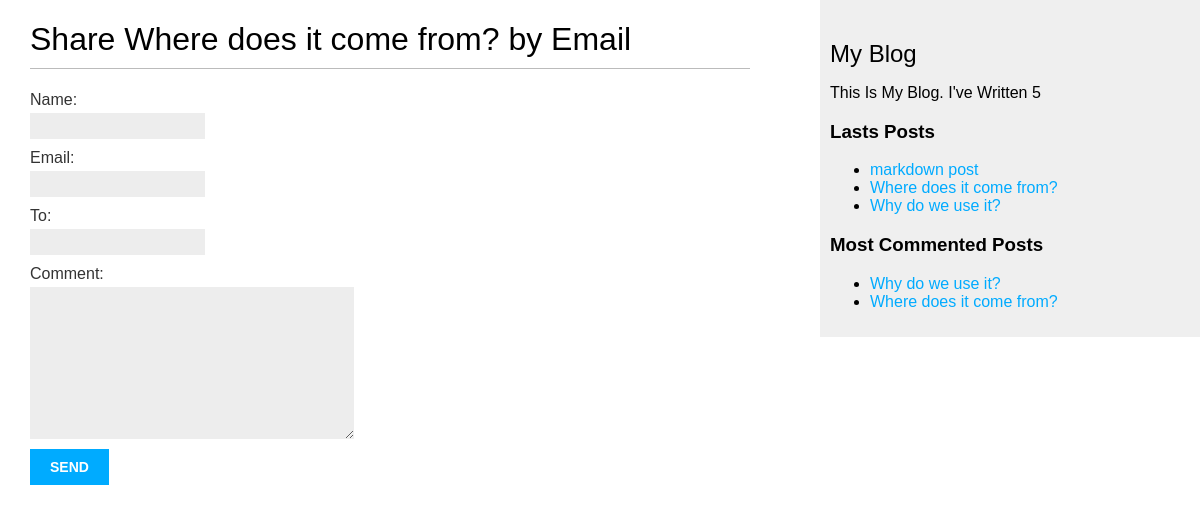
/blog/4/share/, run on the app's committed database.
### blog/models.py (models this page shows, shortened)
class Post(models.Model):
    class Status(models.TextChoices):
        DRAFT = 'DR' , 'Draft'
        PUBLISHED = 'PB' , 'Published'
    title = models.CharField(max_length=250)
    slug = models.SlugField(max_length=250,unique_for_date='publish')
    body = models.TextField()
    publish = models.DateTimeField(default=timezone.now)
    created = models.DateTimeField(auto_now_add=True)
    updated = models.DateTimeField(auto_now=True)
    status = models.CharField(max_length=2,choices=Status.choices,default=Status.DRAFT)
    author = models.ForeignKey(User,on_delete=models.CASCADE,related_name='blog_posts')
    tags = TaggableManager()
    class Meta:
        ordering = ['-publish']
        indexes = [
            models.Index(fields=['-publish']),
        ]
    def get_absolute_url(self):
        return reverse("blog:post_detail", args=[
            self.publish.year,
            self.publish.month,
            self.publish.day,
            self.slug,
        ])

### blog/views.py (the view)
# urls.py: path('<int:post_id>/share/',views.post_share,name='post_share'),
def post_share(request,post_id):
    post = get_object_or_404(Post,id=post_id,status=Post.Status.PUBLISHED)
    sent = False
    if request.method == 'POST':
        form = EmailPostForm(request.POST)
        if form.is_valid():
            cd = form.cleaned_data
            post_url = request.build_absolute_uri(post.get_absolute_url())
            subject = f"{cd['name']} recommendes you red {post.title}"
            message = f"read {post.title} at {post_url} \n {cd['name']}\'s comments : {cd['comment']}"
            send_mail(subject,message,'ammarbaha4@gmail.com',[cd['to']])
            sent = True
    else:
        form = EmailPostForm()
    return render(request,'blog/post/share.html',{'post':post,'form':form,'sent':sent})

### blog/forms.py
class EmailPostForm(forms.Form):
    name = forms.CharField(max_length=25)
    email = forms.EmailField()
    to = forms.EmailField()
    comment = forms.CharField(required=False,widget=forms.Textarea)

### blog/templatetags/blog_tags.py (called while the page is built)
@register.simple_tag
def total_posts():
    return Post.objects.count()

@register.inclusion_tag('blog/post/lastes_posts.html')
def show_lastes_posts(count=5):
    lastes_posts = Post.objects.order_by('-publish')[:count]
    return {'lastes_posts':lastes_posts}

@register.simple_tag
def get_most_commented_posts(count=5):
    return Post.objects.annotate(total_comments=Count('comments')).order_by('-total_comments')[:count]

### blog/templates/blog/post/share.html (shortened to what this page needs)
{% extends 'blog/base.html' %}
{% block content %}
  {% if sent %}
     <h1>E-mail Successfuly Sent</h1>
     <p> "{{post.title}}" was Successfuly sent to {{form.cleaned_data.to}}.</p>
  {% else %}
  <h1>Share {{post.title}} by Email</h1>
  <form method="POST">
    {{form.as_p}}
    <input value="send" type="submit">
  </form>
  {% endif %}
{% endblock %}

### blog/templates/blog/base.html (shortened to what this page needs)
{% load static %}
{% load blog_tags %}
<!DOCTYPE html>
<html lang="en">
<head>
    <link rel="stylesheet" href="{% static 'css/blog.css' %}">
</head>
<body>
    <div id="content">
        {% block content %}{% endblock %}
    </div>
    <div id="sidebar">
        <h2>My Blog</h2>
        <p>
            This Is My Blog.
            I've Written {% total_posts %}
        </p>
        <h3>Lasts Posts</h3>
         {% show_lastes_posts 3 %}
         {% get_most_commented_posts 2 as most_commented_posts %}
         <h3>Most Commented Posts</h3>
         <ul>
            {% for post in most_commented_posts %}
              <li>
                <a href="{{post.get_absolute_url}}">{{post.title}}</a>
              </li>
            {% endfor %}
         </ul>
    </div>
</body>
</html>

### blog/templates/blog/post/lastes_posts.html
<ul>
    {% for post in lastes_posts %}
        <li><a href="{{post.get_absolute_url}}">{{post.title}}</a></li>
    {% endfor %}
</ul>

### blog/static/css/blog.css (style rules this page uses)
body { margin:0; padding:0; font-family:helvetica, sans-serif; }
a { color:#00abff; text-decoration:none; }
h1 { font-weight:normal; border-bottom:1px solid #bbb; padding:0 0 10px 0; }
h2 { font-weight:normal; margin:30px 0 0; }
#content { float:left; width:60%; padding:0 0 0 30px; }
#sidebar { float:right; width:30%; padding:10px; background:#efefef; height:100%; }
label { float:left; clear:both; color:#333; margin-bottom:4px; }
input, textarea { clear:both; float:left; margin:0 0 10px; background:#ededed; border:0; padding:6px 10px; font-size:12px; }
input[type=submit] { font-weight:bold; background:#00abff; color:#fff; padding:10px 20px; font-size:14px; text-transform:uppercase; }

### data on the page
Post: title "Where does it come from?"
Post: title "markdown post"
Post: title "Why do we use it?"
